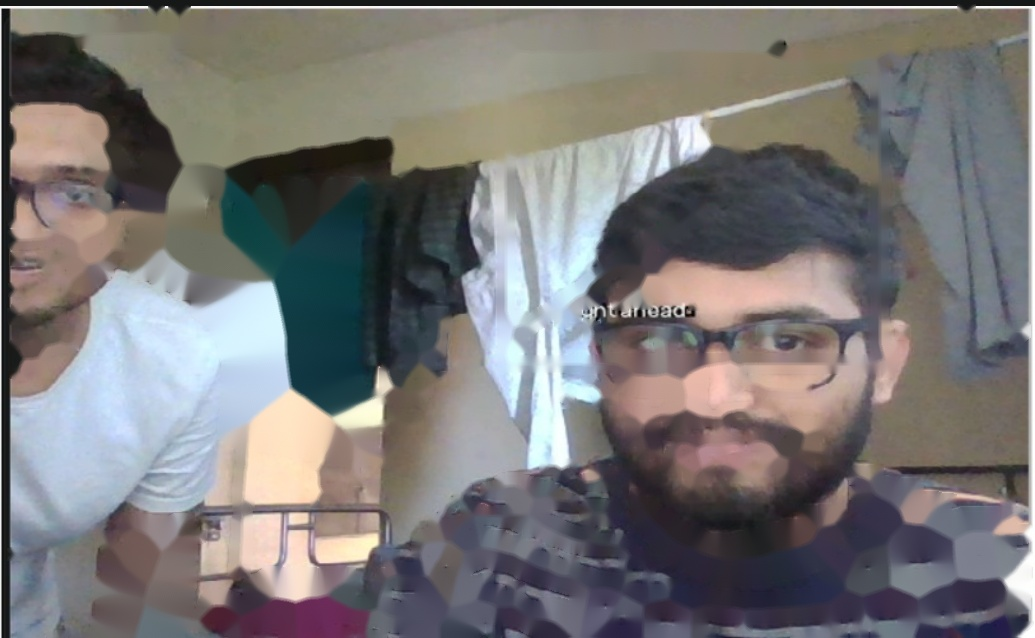
#> input picture test_cyan_cleaned.jpg, 1035 x 638 px
$ python -i build_dataset.py   (imports and definitions only)
#> lines starting #> are read from the running program, lines starting #| are printed output that depends on the picture; after the words box and inside, x2 and y2 are one past the last pixel; in counts of white or black regions, pixels touching at a corner belong together
#> further down, picture is the input picture: shape (638, 1035, 3); mean B, G, R 118.8, 118.8, 121.1
"""
build_dataset.py - Generates a complete, balanced YOLO training dataset:
1. Hard Negatives: Extracted from user's false-positive screenshots (faces, eyeglasses, backgrounds).
   Heavily augmented with flips, rotations, brightness, blur, and scale variations, paired with 0-byte empty labels.
2. Positive Markers: Generates ArUco markers 41, 32, 43, 44 placed realistically on indoor scenes
   with perspective warps, lighting variations, and exact YOLO bounding box coordinates.
3. Creates dataset.yaml and directory hierarchy ready for immediate training.
"""
import glob
import os
import random
import cv2
import numpy as np

# Reproducibility
# [2 lines not run here, left out]

DATASET_DIR = os.path.abspath("dataset")
TRAIN_IMG = os.path.join(DATASET_DIR, "images", "train")
VAL_IMG = os.path.join(DATASET_DIR, "images", "val")
TRAIN_LBL = os.path.join(DATASET_DIR, "labels", "train")
VAL_LBL = os.path.join(DATASET_DIR, "labels", "val")

# [2 lines not run here, left out]

CLASS_MAP = {
    41: 0,
    32: 1,
    43: 2,
    44: 3
}


# ---------------- Overlay Cleaning ----------------
def clean_overlay(img):
    """Inpaints green/yellow/red overlay boxes and HUD text."""
    h, w = img.shape[:2]
#> h = 638; w = 1035
    # Trim top title banner if present
    start_y = 30 if h > 100 else 0
#> start_y = 30
    img_trimmed = img[start_y:, :].copy()
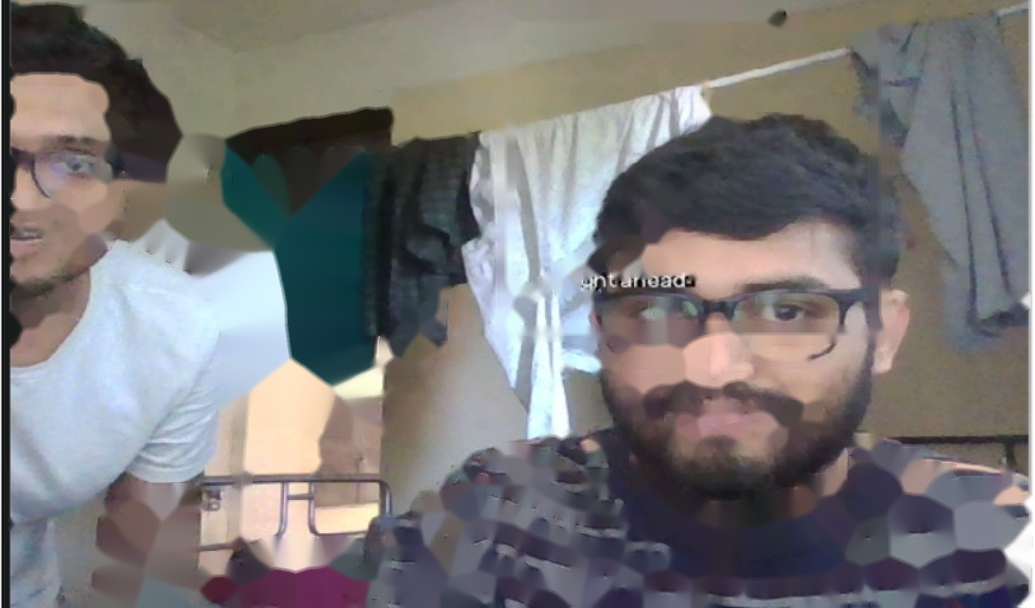
#> img_trimmed: shape (608, 1035, 3); mean B, G, R 119.4, 119, 121.2
    th, tw = img_trimmed.shape[:2]
#> th = 608; tw = 1035

    # Convert to HSV to detect overlay elements reliably
    hsv = cv2.cvtColor(img_trimmed, cv2.COLOR_BGR2HSV)
#> hsv: shape (608, 1035, 3); mean H, S, V 72.8, 48.8, 131.5

    # Yellow bounding box & text
    m_yellow = cv2.inRange(hsv, (18, 90, 90), (38, 255, 255))
#> m_yellow: shape (608, 1035); every value is 0
    # Green HUD text and lines
    m_green = cv2.inRange(hsv, (36, 70, 70), (85, 255, 255))
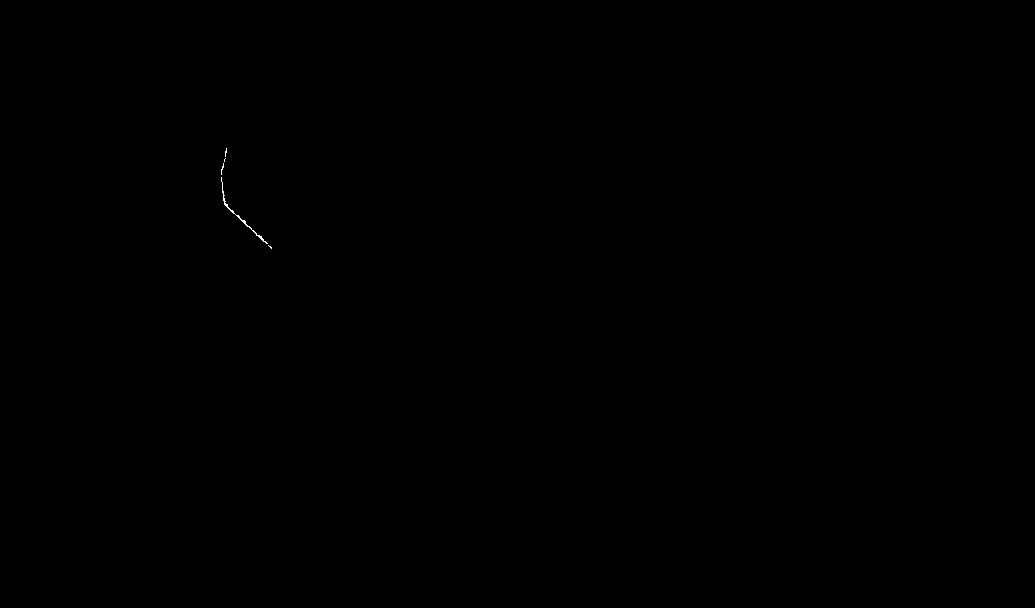
#> m_green: shape (608, 1035); 0.03% white in thin lines or dots, all inside (x1, y1, x2, y2) = (221, 148, 272, 249)
    # Red target dots
    m_red1 = cv2.inRange(hsv, (0, 100, 100), (10, 255, 255))
    m_red2 = cv2.inRange(hsv, (170, 100, 100), (180, 255, 255))

    overlay_mask = m_yellow | m_green | m_red1 | m_red2
    kernel = cv2.getStructuringElement(cv2.MORPH_RECT, (5, 5))
    overlay_mask = cv2.dilate(overlay_mask, kernel, iterations=2)
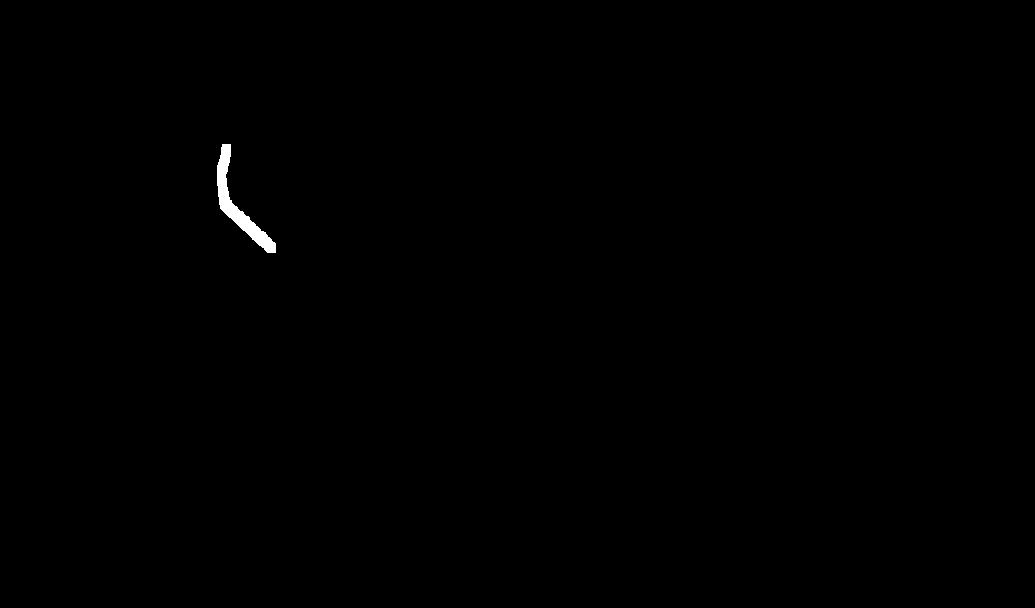
#> overlay_mask: shape (608, 1035); 0.24% white; 1 white region, box (x1, y1, x2, y2) and area: (217, 144, 276, 253) 1495

    # Text in center / top-left regions
    cx1, cy1, cx2, cy2 = int(tw * 0.35), int(th * 0.20), int(tw * 0.75), int(th * 0.45)
#> cx1 = 362; cy1 = 121; cx2 = 776; cy2 = 273
    center_roi = img_trimmed[cy1:cy2, cx1:cx2]
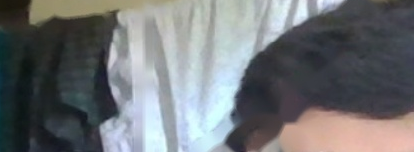
#> center_roi: shape (152, 414, 3); mean B, G, R 117.8, 115.5, 112.9
    m_txt = (center_roi < 45).all(axis=2) | (center_roi > 215).all(axis=2)
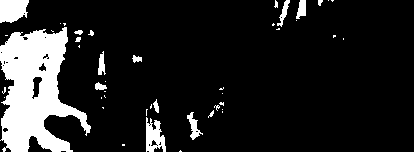
#> m_txt: shape (152, 414) bool; 13.5% white; 45 white regions (29 under 20 px), largest, box (x1, y1, x2, y2) and area: (0, 27, 91, 152) 6515, (0, 0, 29, 23) 551, (146, 117, 166, 152) 444
    overlay_mask[cy1:cy2, cx1:cx2] |= (m_txt.astype(np.uint8) * 255)
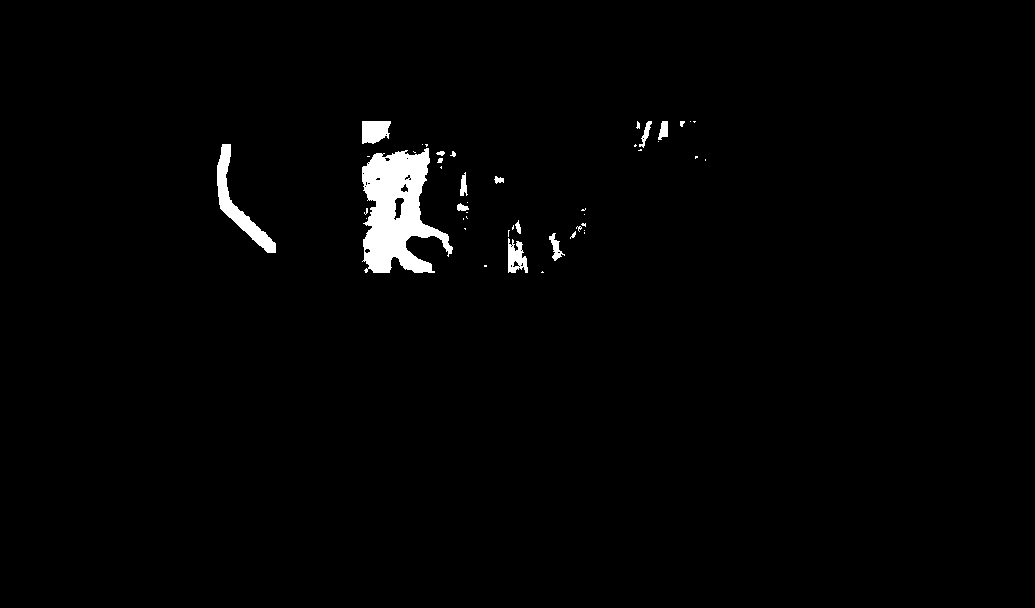
#> overlay_mask: shape (608, 1035); 1.6% white; 46 white regions (29 under 20 px), largest, box (x1, y1, x2, y2) and area: (362, 148, 453, 273) 6515, (217, 144, 276, 253) 1495, (362, 121, 391, 144) 551

    overlay_mask = cv2.dilate(overlay_mask, kernel, iterations=1)
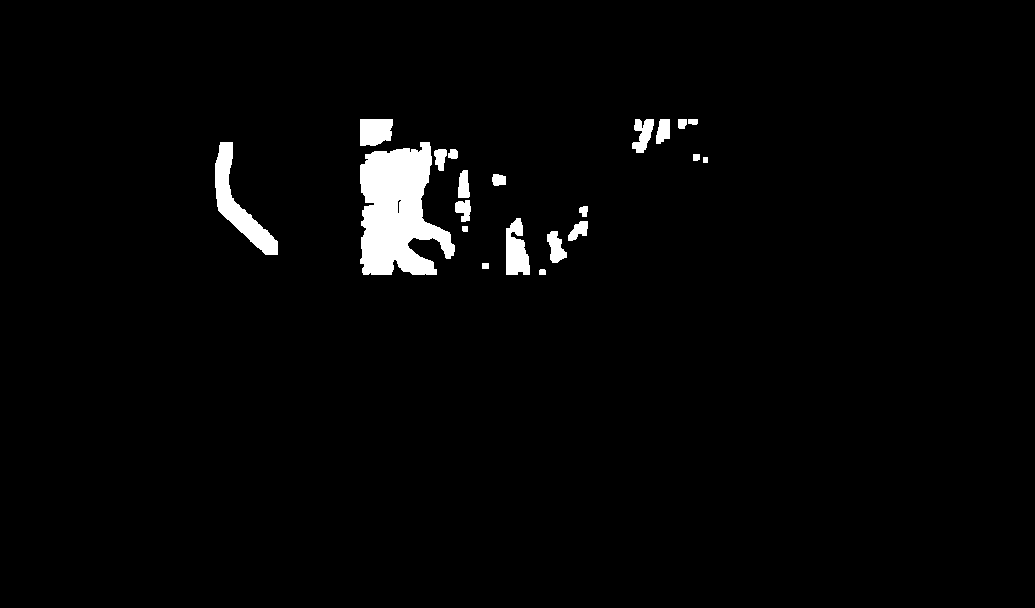
#> overlay_mask: shape (608, 1035); 2.4% white; 21 white regions, largest, box (x1, y1, x2, y2) and area: (360, 142, 455, 275) 8279, (215, 142, 278, 255) 2203, (506, 218, 530, 275) 993
    cleaned = cv2.inpaint(img_trimmed, overlay_mask, 5, cv2.INPAINT_TELEA)

    return cleaned


# ---------------- Image Augmentations ----------------
# [217 lines left out: functions augment_negative, generate_positive_sample, main, not called in this run]


# [2 lines not run here, left out]

>>> import cv2
>>> picture = cv2.imread('test_cyan_cleaned.jpg')
>>> result = clean_overlay(picture)
